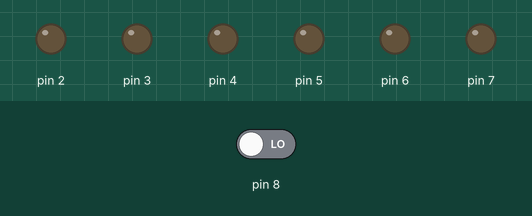
Bench run of a sketch on a simulated Arduino Uno, built with avr-gcc and run on an emulated ATmega328P. Parts: output pins drawn as LEDs (lit = HIGH). The inputs (shaded band) are chosen by the test bench; at power-on: pin 8 LOW.

Above: at 1.2 s.
1.3 s: pin 8 driven HIGH
At 2.7 s:
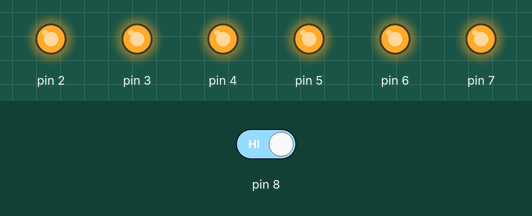
Timing chart, 0 to 4.3 s (numbered marks = the images above; inputs shaded):
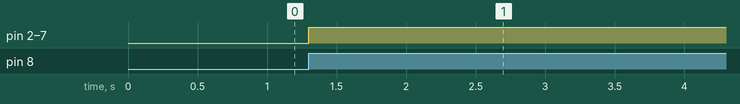

Measured:
- after the input at 1.3 s, pin 2–7: LOW → HIGH at once

The sketch:

interrupt_test.ino
```cpp
int state = 0;

void setup() {
  // put your setup code here, to run once:
  DDRD = B11111100;
  PORTD = B00000000;

  PCICR = (1 << PCIE0); //enabling pcint0 interrupt
  PCMSK0 = (1 << PCINT0);
}

void loop() {
  // put your main code here, to run repeatedly:

}

ISR(PCINT0_vect){
    if(PINB & B00000001){
        if(state == 0){
            PORTD = B11111100;
            state = !state;
          }else if(state == 1){
              PORTD = B00000000;
              state = !state;
            }
      }
  }
```
